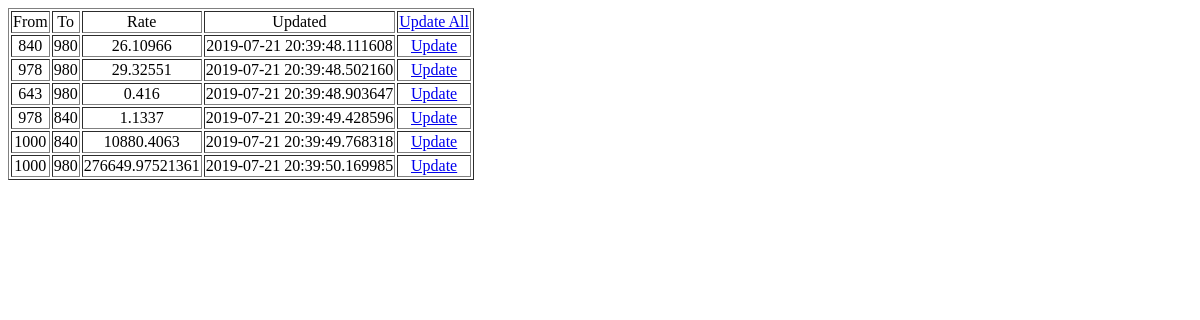
Page /xrates on the earlier database version.
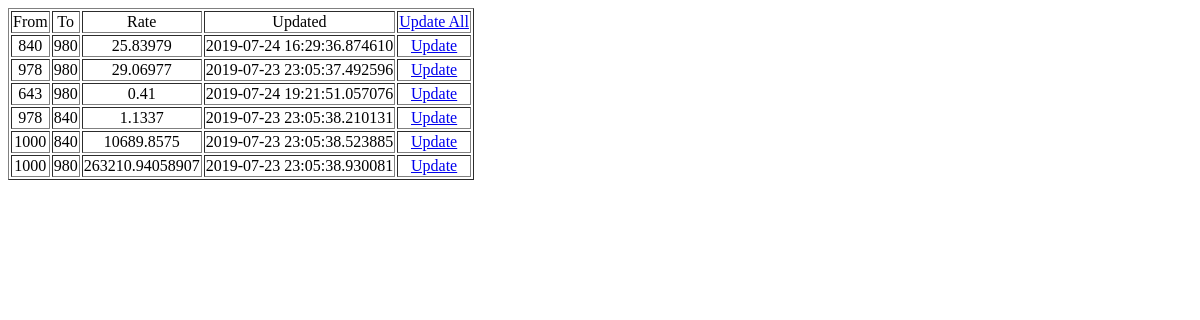
Same page on the later database version.
### models.py (models this page shows, shortened)
class _Model(Model):
    class Meta:
        database = db

class ExRate(_Model):
    class Meta:
        db_table = "ex_rates"
        indexes = (
            (("from_currency", "to_currency"), True),
        )
    from_currency = IntegerField()
    to_currency = IntegerField()
    rate = DoubleField()
    updated = DateTimeField(default = peewee_datetime.datetime.now)
    module = CharField(max_length = 100)

### views.py (the view)
@app.route("/xrates")
def view_rates():
    return controllers.ViewAllRates().call()

### controllers.py (called while the page is built)
    def call(self, *args, **kwds):
        try:
            return self._call(*args, **kwds)
        except Exception as ex:
            return make_response(str(ex), 500)

    def _call(self):
        xrates = ExRate.select()
        return render_template("xrates.html", xrates = xrates)

### templates/xrates.html (shortened to what this page needs)
<html lang="en">
<head>
</head>
<body>
    <table border="1">
        <thead align="center">
            <td>From</td>
            <td>To</td>
            <td>Rate</td>
            <td>Updated</td>
            <td>
                <a href="{{url_for('update_xrates')}}">Update All</a>
            </td>
        </thead>
        {% for rate in xrates %}
        <tr align="center">
            <td>{{rate.from_currency}}</td>
            <td>{{rate.to_currency}}</td>
            <td>{{rate.rate}}</td>
            <td>{{rate.updated}}</td>
            <td>
                <a href="{{url_for('update_xrates', from_currency=rate.from_currency, to_currency=rate.to_currency)}}">Update</a>
            </td>
        </tr>
        {% endfor %}
    </table>
</body>
</html>

Differences in the rows shown:
changed ExRate (number 1 of 6 on the later page): rate "26.10966" → "25.83979"; updated "2019-07-21 20:39:48.111608" → "2019-07-24 16:29:36.874610"
changed ExRate (number 2 of 6 on the later page): rate "29.32551" → "29.06977"; updated "2019-07-21 20:39:48.502160" → "2019-07-23 23:05:37.492596"
changed ExRate (number 3 of 6 on the later page): rate "0.416" → "0.41"; updated "2019-07-21 20:39:48.903647" → "2019-07-24 19:21:51.057076"
changed ExRate (number 4 of 6 on the later page): updated "2019-07-21 20:39:49.428596" → "2019-07-23 23:05:38.210131"
changed ExRate (number 5 of 6 on the later page): rate "10880.4063" → "10689.8575"; updated "2019-07-21 20:39:49.768318" → "2019-07-23 23:05:38.523885"
changed ExRate (number 6 of 6 on the later page): rate "276649.97521361" → "263210.94058907"; updated "2019-07-21 20:39:50.169985" → "2019-07-23 23:05:38.930081"
